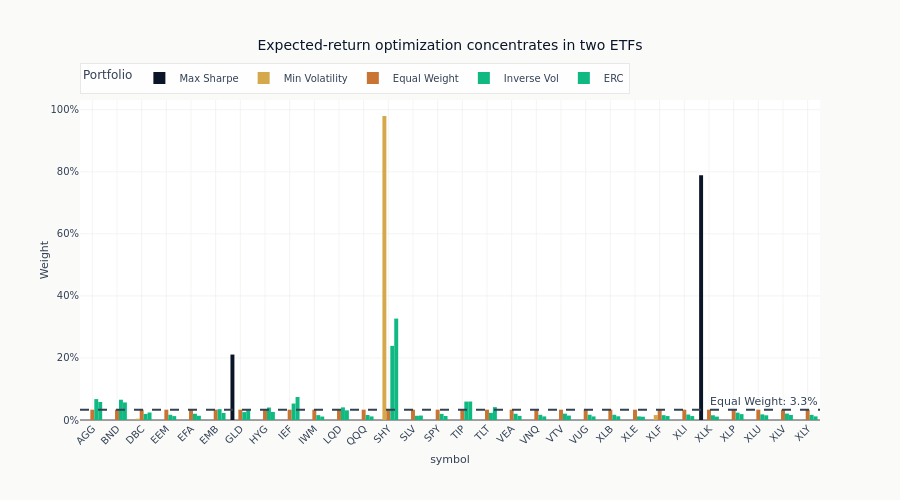

This figure's notebook cell:
### Markdown cell above
### Portfolio Weights Comparison

### Code cell
# Create weights DataFrame
weights_df = pl.DataFrame({"symbol": selected_symbols, **geometry_portfolios})

# Melt for plotting
weights_long = weights_df.unpivot(index="symbol", variable_name="Portfolio", value_name="Weight")

fig = px.bar(
    weights_long.to_pandas(),
    x="symbol",
    y="Weight",
    color="Portfolio",
    barmode="group",
    color_discrete_sequence=ML4T_CATEGORICAL,
    title="Expected-return optimization concentrates in two ETFs",
)

# Add equal weight reference line
fig.add_hline(
    y=1 / n_assets,
    line_dash="dash",
    line_color=COLORS["neutral"],
    annotation_text=f"Equal Weight: {1 / n_assets:.1%}",
)

fig.update_layout(
    yaxis_tickformat=".0%",
    height=500,
    width=900,
    xaxis_tickangle=-45,
    legend=dict(orientation="h", yanchor="bottom", y=1.02, xanchor="left", x=0),
)
fig.show()

### Figure 1 — Plotly figure (JSON) as saved in the notebook; plotly's stock layout.template omitted (floating-point values rounded to 4 significant figures)
{"data": [{"alignmentgroup": "True", "hovertemplate": "Portfolio=Max Sharpe<br>symbol=%{x}<br>Weight=%{y}<extra></extra>", "legendgroup": "Max Sharpe", "marker": {"color": "#0a1628", "pattern": {"shape": ""}}, "name": "Max Sharpe", "offsetgroup": "Max Sharpe", "orientation": "v", "showlegend": true, "textposition": "auto", "type": "bar", "x": ["AGG", "BND", "DBC", "EEM", "EFA", "EMB", "GLD", "HYG", "IEF", "IWM", "LQD", "QQQ", "SHY", "SLV", "SPY", "TIP", "TLT", "VEA", "VNQ", "VTV", "VUG", "XLB", "XLE", "XLF", "XLI", "XLK", "XLP", "XLU", "XLV", "XLY"], "xaxis": "x", "y": [2.154e-16, 2.492e-16, 5.898e-17, 0.0, 0.0, 1.225e-16, 0.2109, 1.891e-16, 4.667e-16, 0.0, 0.0, 0.0, 0.0, 0.0, 0.0, 9.191e-16, 1.913e-16, 0.0, 0.0, 1.248e-16, 0.0, 7.452e-17, 0.0, 1.382e-16, 4.818e-17, 0.7891, 3.29e-17, 0.0, 8.258e-17, 0.0], "yaxis": "y"}, {"alignmentgroup": "True", "hovertemplate": "Portfolio=Min Volatility<br>symbol=%{x}<br>Weight=%{y}<extra></extra>", "legendgroup": "Min Volatility", "marker": {"color": "#D4A84B", "pattern": {"shape": ""}}, "name": "Min Volatility", "offsetgroup": "Min Volatility", "orientation": "v", "showlegend": true, "textposition": "auto", "type": "bar", "x": ["AGG", "BND", "DBC", "EEM", "EFA", "EMB", "GLD", "HYG", "IEF", "IWM", "LQD", "QQQ", "SHY", "SLV", "SPY", "TIP", "TLT", "VEA", "VNQ", "VTV", "VUG", "XLB", "XLE", "XLF", "XLI", "XLK", "XLP", "XLU", "XLV", "XLY"], "xaxis": "x", "y": [0.0, 0.0, 0.004235, 2.498e-17, 1.457e-17, 2.5e-17, 2.452e-17, 0.0, 0.0, 1.995e-17, 3.22e-17, 1.372e-17, 0.9798, 0.0, 2.661e-17, 0.0, 5.67e-17, 1.834e-18, 3.452e-18, 0.0, 0.0, 3.405e-17, 1.61e-17, 0.01596, 0.0, 0.0, 0.0, 0.0, 0.0, 4.035e-18], "yaxis": "y"}, {"alignmentgroup": "True", "hovertemplate": "Portfolio=Equal Weight<br>symbol=%{x}<br>Weight=%{y}<extra></extra>", "legendgroup": "Equal Weight", "marker": {"color": "#C87533", "pattern": {"shape": ""}}, "name": "Equal Weight", "offsetgroup": "Equal Weight", "orientation": "v", "showlegend": true, "textposition": "auto", "type": "bar", "x": ["AGG", "BND", "DBC", "EEM", "EFA", "EMB", "GLD", "HYG", "IEF", "IWM", "LQD", "QQQ", "SHY", "SLV", "SPY", "TIP", "TLT", "VEA", "VNQ", "VTV", "VUG", "XLB", "XLE", "XLF", "XLI", "XLK", "XLP", "XLU", "XLV", "XLY"], "xaxis": "x", "y": [0.03333, 0.03333, 0.03333, 0.03333, 0.03333, 0.03333, 0.03333, 0.03333, 0.03333, 0.03333, 0.03333, 0.03333, 0.03333, 0.03333, 0.03333, 0.03333, 0.03333, 0.03333, 0.03333, 0.03333, 0.03333, 0.03333, 0.03333, 0.03333, 0.03333, 0.03333, 0.03333, 0.03333, 0.03333, 0.03333], "yaxis": "y"}, {"alignmentgroup": "True", "hovertemplate": "Portfolio=Inverse Vol<br>symbol=%{x}<br>Weight=%{y}<extra></extra>", "legendgroup": "Inverse Vol", "marker": {"color": "#10b981", "pattern": {"shape": ""}}, "name": "Inverse Vol", "offsetgroup": "Inverse Vol", "orientation": "v", "showlegend": true, "textposition": "auto", "type": "bar", "x": ["AGG", "BND", "DBC", "EEM", "EFA", "EMB", "GLD", "HYG", "IEF", "IWM", "LQD", "QQQ", "SHY", "SLV", "SPY", "TIP", "TLT", "VEA", "VNQ", "VTV", "VUG", "XLB", "XLE", "XLF", "XLI", "XLK", "XLP", "XLU", "XLV", "XLY"], "xaxis": "x", "y": [0.06734, 0.06541, 0.01956, 0.01683, 0.02012, 0.03503, 0.02543, 0.04015, 0.05298, 0.01571, 0.04066, 0.01605, 0.239, 0.01362, 0.0197, 0.05933, 0.02309, 0.02008, 0.01674, 0.02048, 0.01694, 0.01678, 0.01155, 0.01556, 0.01765, 0.01521, 0.02363, 0.01815, 0.02063, 0.01659], "yaxis": "y"}, {"alignmentgroup": "True", "hovertemplate": "Portfolio=ERC<br>symbol=%{x}<br>Weight=%{y}<extra></extra>", "legendgroup": "ERC", "marker": {"color": "#10b981", "pattern": {"shape": ""}}, "name": "ERC", "offsetgroup": "ERC", "orientation": "v", "showlegend": true, "textposition": "auto", "type": "bar", "x": ["AGG", "BND", "DBC", "EEM", "EFA", "EMB", "GLD", "HYG", "IEF", "IWM", "LQD", "QQQ", "SHY", "SLV", "SPY", "TIP", "TLT", "VEA", "VNQ", "VTV", "VUG", "XLB", "XLE", "XLF", "XLI", "XLK", "XLP", "XLU", "XLV", "XLY"], "xaxis": "x", "y": [0.05812, 0.0566, 0.02416, 0.01258, 0.01361, 0.02252, 0.0318, 0.026, 0.07424, 0.01108, 0.0312, 0.01154, 0.3268, 0.01433, 0.01284, 0.05957, 0.04144, 0.01334, 0.01157, 0.01418, 0.01152, 0.01193, 0.01063, 0.01274, 0.01271, 0.01092, 0.01894, 0.01514, 0.01628, 0.01168], "yaxis": "y"}], "layout": {"annotations": [{"showarrow": false, "text": "Equal Weight: 3.3%", "x": 1, "xanchor": "right", "xref": "x domain", "y": 0.03333, "yanchor": "bottom", "yref": "y"}], "barmode": "group", "height": 500, "legend": {"orientation": "h", "title": {"text": "Portfolio"}, "tracegroupgap": 0, "x": 0, "xanchor": "left", "y": 1.02, "yanchor": "bottom"}, "shapes": [{"line": {"color": "#334155", "dash": "dash"}, "type": "line", "x0": 0, "x1": 1, "xref": "x domain", "y0": 0.03333, "y1": 0.03333, "yref": "y"}], "title": {"text": "Expected-return optimization concentrates in two ETFs"}, "width": 900, "xaxis": {"anchor": "y", "domain": [0.0, 1.0], "tickangle": -45, "title": {"text": "symbol"}}, "yaxis": {"anchor": "x", "domain": [0.0, 1.0], "tickformat": ".0%", "title": {"text": "Weight"}}}}
